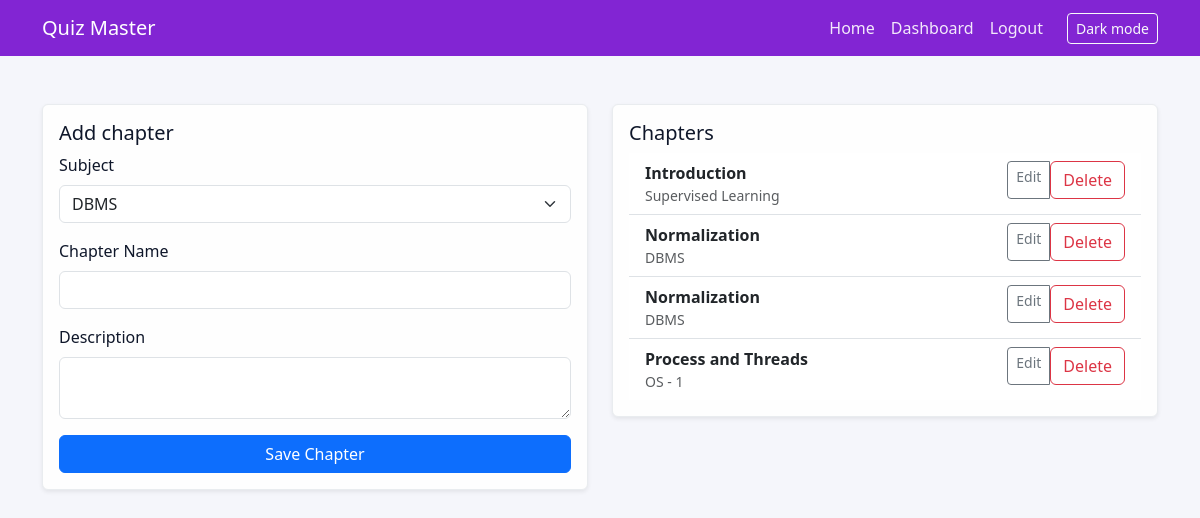
/admin/chapters (signed in), run on the app's committed database.
### models.py (models this page shows, shortened)
class Chapter(db.Model):
    id = db.Column(db.Integer, primary_key=True)
    subject_id = db.Column(db.Integer, db.ForeignKey("subject.id"), nullable=False)
    name = db.Column(db.String(140), nullable=False)
    description = db.Column(db.Text)
    quizzes = db.relationship("Quiz", backref="chapter", lazy=True)

class Subject(db.Model):
    id = db.Column(db.Integer, primary_key=True)
    name = db.Column(db.String(140), nullable=False)
    description = db.Column(db.Text)
    chapters = db.relationship("Chapter", backref="subject", lazy=True)

### app.py (the view, shortened to what this page needs)
    @app.route("/admin/chapters", methods=["GET", "POST"])
    @admin_required
    def admin_chapters():
        form = ChapterForm()
        form.subject_id.choices = [
            (s.id, s.name) for s in Subject.query.order_by(Subject.name)
        ]
        chapters = (
            Chapter.query.options(joinedload(Chapter.subject))
            .order_by(Chapter.name)
            .all()
        )
        return render_template("admin/chapters.html", form=form, chapters=chapters)

### forms.py
class ChapterForm(FlaskForm):
    subject_id = SelectField("Subject", coerce=int, validators=[DataRequired()])
    name = StringField("Chapter Name", validators=[DataRequired(), Length(max=140)])
    description = TextAreaField("Description", validators=[Optional(), Length(max=1000)])
    submit = SubmitField("Save Chapter")

### templates/admin/chapters.html (shortened to what this page needs)
{% extends "base.html" %}
{% block content %}
<div class="row">
  <div class="col-lg-6">
    <div class="card shadow-sm mb-4">
      <div class="card-body">
        <h5 class="card-title">Add chapter</h5>
        <form method="post">
          <div class="mb-3">
            {{ form.subject_id.label(class_="form-label") }}
            {% if not form.subject_id.choices %}
            <div class="alert alert-warning small">Create a subject before adding chapters.</div>
            {{ form.subject_id(class_="form-select", disabled=True) }}
            {% else %}
            {{ form.subject_id(class_="form-select") }}
            {% endif %}
          </div>
          <div class="mb-3">
            {{ form.name.label(class_="form-label") }}
            {{ form.name(class_="form-control") }}
          </div>
          <div class="mb-3">
            {{ form.description.label(class_="form-label") }}
            {{ form.description(class_="form-control", rows=2) }}
          </div>
          <div class="d-grid">
            {{ form.submit(class_="btn btn-primary") }}
          </div>
        </form>
      </div>
    </div>
  </div>
  <div class="col-lg-6">
    <div class="card shadow-sm">
      <div class="card-body">
        <h5 class="card-title">Chapters</h5>
        <ul class="list-group list-group-flush">
          {% for chapter in chapters %}
          <li class="list-group-item d-flex justify-content-between align-items-start">
            <div>
              <strong>{{ chapter.name }}</strong>
              <p class="mb-0 small text-muted">{{ chapter.subject.name }}</p>
            </div>
            <div class="btn-group btn-group-sm" role="group">
              <a href="{{ url_for('edit_chapter', chapter_id=chapter.id) }}" class="btn btn-outline-secondary">Edit</a>
              <form method="post" action="{{ url_for('delete_chapter', chapter_id=chapter.id) }}" onsubmit="return confirm('Delete chapter?');">
                <button class="btn btn-outline-danger">Delete</button>
              </form>
            </div>
          </li>
          {% else %}
          <li class="list-group-item text-muted">No chapters yet.</li>
          {% endfor %}
        </ul>
      </div>
    </div>
  </div>
</div>
{% endblock %}

### static/css/site.css (style rules this page uses)
:root { --bg: #f5f6fb; --card: #fefefe; --text: #0f172a; --muted: #6c757d; --border: #e9ecef; --primary: #0d6efd; --navbar: #8225d3; }
body { background: var(--bg); color: var(--text); }
.card { background: var(--card); border-color: var(--border); color: var(--text); }

### data on the page
Chapter: name "Introduction", subject.name "Supervised Learning"
Chapter: name "Normalization", subject.name "DBMS"
Chapter: name "Normalization", subject.name "DBMS"
Chapter: name "Process and Threads", subject.name "OS - 1"
